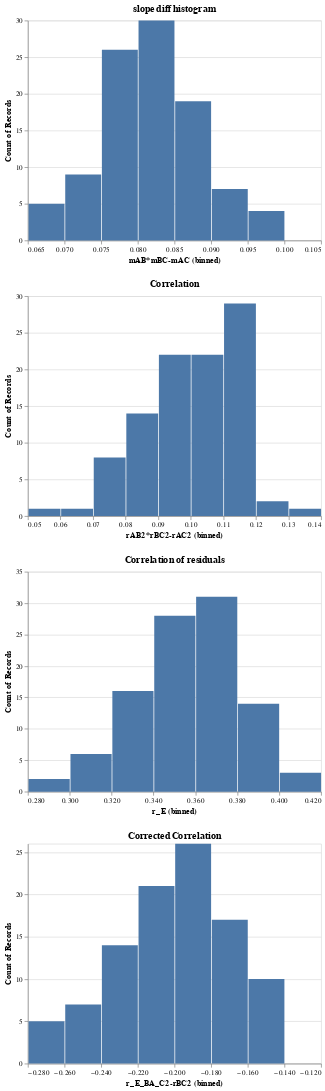

Notebook cell for this chart:
### Code cell
def stats_graphs(d):
    slope_histogram = alt.Chart(d).mark_bar().encode(
        x=alt.X('mAB*mBC-mAC:Q', bin=True),
        y='count()').properties(title="slope diff histogram")

    bincount = 100
    ticks = 10
    correlation_graph = alt.Chart(d).mark_bar().encode(
        x=alt.X('rAB2*rBC2-rAC2:Q',bin=True,
                   axis=alt.Axis(
                    tickCount=ticks,
                    grid=False)),
        y='count()').properties(
            title="Correlation")
    residual_correlation = alt.Chart(d).mark_bar().encode(
        x=alt.X('r_E:Q', bin=True),
        y='count()').properties(title="Correlation of residuals")
    corrected_correlation = alt.Chart(d).mark_bar().encode(
        x=alt.X("r_E_BA_C2-rBC2:Q", bin=True),
        y='count()').properties(
        title="Corrected Correlation")

    return alt.vconcat(slope_histogram,correlation_graph,residual_correlation, corrected_correlation)

stats_graphs(d)
